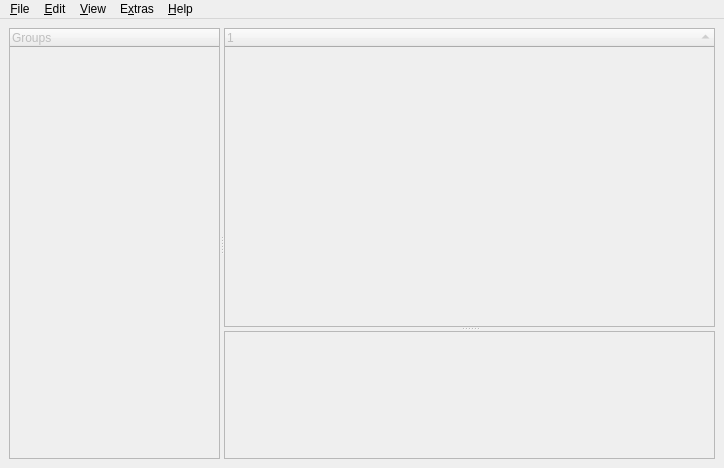
<ui version="4.0" >
 <author>Tarek Saidi</author>
 <class>MainWindow</class>
 <widget class="QMainWindow" name="MainWindow" >
  <property name="geometry" >
   <rect>
    <x>0</x>
    <y>0</y>
    <width>724</width>
    <height>468</height>
   </rect>
  </property>
  <property name="mouseTracking" >
   <bool>true</bool>
  </property>
  <property name="windowTitle" >
   <string>KeePassX</string>
  </property>
  <widget class="QWidget" name="centralWidget" >
   <layout class="QVBoxLayout" >
    <item>
     <widget class="QSplitter" name="VSplitter" >
      <property name="orientation" >
       <enum>Qt::Horizontal</enum>
      </property>
      <widget class="KeepassGroupView" name="GroupView" >
       <property name="enabled" >
        <bool>false</bool>
       </property>
       <property name="sizePolicy" >
        <sizepolicy vsizetype="Expanding" hsizetype="Expanding" >
         <horstretch>30</horstretch>
         <verstretch>0</verstretch>
        </sizepolicy>
       </property>
       <property name="acceptDrops" >
        <bool>true</bool>
       </property>
       <property name="showDropIndicator" stdset="0" >
        <bool>true</bool>
       </property>
       <property name="dragEnabled" >
        <bool>false</bool>
       </property>
       <column>
        <property name="text" >
         <string>Groups</string>
        </property>
       </column>
      </widget>
      <widget class="QSplitter" name="HSplitter" >
       <property name="sizePolicy" >
        <sizepolicy vsizetype="Expanding" hsizetype="Expanding" >
         <horstretch>70</horstretch>
         <verstretch>0</verstretch>
        </sizepolicy>
       </property>
       <property name="orientation" >
        <enum>Qt::Vertical</enum>
       </property>
       <widget class="KeepassEntryView" name="EntryView" >
        <property name="enabled" >
         <bool>false</bool>
        </property>
        <property name="sizePolicy" >
         <sizepolicy vsizetype="Expanding" hsizetype="Expanding" >
          <horstretch>0</horstretch>
          <verstretch>70</verstretch>
         </sizepolicy>
        </property>
        <property name="selectionMode" >
         <enum>QAbstractItemView::ExtendedSelection</enum>
        </property>
        <property name="rootIsDecorated" >
         <bool>false</bool>
        </property>
        <property name="sortingEnabled" >
         <bool>true</bool>
        </property>
       </widget>
       <widget class="QTextBrowser" name="DetailView" >
        <property name="enabled" >
         <bool>false</bool>
        </property>
        <property name="sizePolicy" >
         <sizepolicy vsizetype="Expanding" hsizetype="Expanding" >
          <horstretch>0</horstretch>
          <verstretch>30</verstretch>
         </sizepolicy>
        </property>
        <property name="minimumSize" >
         <size>
          <width>0</width>
          <height>30</height>
         </size>
        </property>
        <property name="readOnly" >
         <bool>true</bool>
        </property>
        <property name="openLinks" >
         <bool>false</bool>
        </property>
       </widget>
      </widget>
     </widget>
    </item>
   </layout>
  </widget>
  <widget class="QMenuBar" name="menuBar" >
   <property name="geometry" >
    <rect>
     <x>0</x>
     <y>0</y>
     <width>724</width>
     <height>29</height>
    </rect>
   </property>
   <widget class="QMenu" name="menuHilfe" >
    <property name="title" >
     <string>&amp;Help</string>
    </property>
    <addaction name="HelpHandbookAction" />
    <addaction name="separator" />
    <addaction name="HelpAboutAction" />
   </widget>
   <widget class="QMenu" name="menuDatei" >
    <property name="title" >
     <string>&amp;File</string>
    </property>
    <widget class="QMenu" name="menuExport" >
     <property name="title" >
      <string>&amp;Export to...</string>
     </property>
    </widget>
    <widget class="QMenu" name="menuImport" >
     <property name="title" >
      <string>&amp;Import from...</string>
     </property>
    </widget>
    <widget class="QMenu" name="menuBookmarks" >
     <property name="title" >
      <string>&amp;Bookmarks</string>
     </property>
    </widget>
    <addaction name="FileNewAction" />
    <addaction name="FileOpenAction" />
    <addaction name="menuBookmarks" />
    <addaction name="FileCloseAction" />
    <addaction name="separator" />
    <addaction name="FileSaveAction" />
    <addaction name="FileSaveAsAction" />
    <addaction name="separator" />
    <addaction name="FileSettingsAction" />
    <addaction name="FileChangeKeyAction" />
    <addaction name="separator" />
    <addaction name="menuImport" />
    <addaction name="menuExport" />
    <addaction name="separator" />
    <addaction name="FileUnLockWorkspaceAction" />
    <addaction name="FileExitAction" />
   </widget>
   <widget class="QMenu" name="menuBearbeiten" >
    <property name="title" >
     <string>&amp;Edit</string>
    </property>
    <addaction name="EditNewGroupAction" />
    <addaction name="EditEditGroupAction" />
    <addaction name="EditDeleteGroupAction" />
    <addaction name="separator" />
    <addaction name="EditUsernameToClipboardAction" />
	<addaction name="EditPasswordToClipboardAction" />
	<addaction name="EditURLToClipboardAction" />
    <addaction name="EditOpenUrlAction" />
    <addaction name="EditSaveAttachmentAction" />
    <addaction name="separator" />
    <addaction name="EditNewEntryAction" />
    <addaction name="EditEditEntryAction" />
    <addaction name="EditCloneEntryAction" />
    <addaction name="EditDeleteEntryAction" />
    <addaction name="EditAutoTypeAction" />
    <addaction name="separator" />
    <addaction name="EditSearchAction" />
    <addaction name="EditGroupSearchAction" />
   </widget>
   <widget class="QMenu" name="ViewMenu" >
    <property name="title" >
     <string>&amp;View</string>
    </property>
    <widget class="QMenu" name="menuTool_Button_Sizes" >
     <property name="title" >
      <string>&amp;Toolbar Icon Size</string>
     </property>
     <addaction name="ViewToolButtonSize16Action" />
     <addaction name="ViewToolButtonSize22Action" />
     <addaction name="ViewToolButtonSize28Action" />
    </widget>
    <widget class="QMenu" name="menuColumns" >
     <property name="title" >
      <string>&amp;Columns</string>
     </property>
     <addaction name="ViewColumnsGroupAction" />
     <addaction name="separator" />
     <addaction name="ViewColumnsTitleAction" />
     <addaction name="ViewColumnsUsernameAction" />
     <addaction name="ViewColumnsUrlAction" />
     <addaction name="ViewColumnsPasswordAction" />
     <addaction name="ViewColumnsCommentAction" />
     <addaction name="separator" />
     <addaction name="ViewColumnsExpireAction" />
     <addaction name="ViewColumnsCreationAction" />
     <addaction name="ViewColumnsLastChangeAction" />
     <addaction name="ViewColumnsLastAccessAction" />
     <addaction name="ViewColumnsAttachmentAction" />
    </widget>
    <addaction name="ViewShowEntryDetailsAction" />
    <addaction name="ViewShowStatusbarAction" />
    <addaction name="separator" />
    <addaction name="ViewHideUsernamesAction" />
    <addaction name="ViewHidePasswordsAction" />
    <addaction name="separator" />
    <addaction name="menuColumns" />
    <addaction name="menuTool_Button_Sizes" />
   </widget>
   <widget class="QMenu" name="menuExtras" >
    <property name="title" >
     <string>E&amp;xtras</string>
    </property>
    <addaction name="ExtrasPasswordGenAction" />
    <addaction name="ExtrasShowExpiredEntriesAction" />
    <addaction name="ExtrasTrashCanAction" />
    <addaction name="separator" />
    <addaction name="ExtrasSettingsAction" />
   </widget>
   <addaction name="menuDatei" />
   <addaction name="menuBearbeiten" />
   <addaction name="ViewMenu" />
   <addaction name="menuExtras" />
   <addaction name="menuHilfe" />
  </widget>
  <action name="ManageBookmarksAction" >
   <property name="text" >
    <string>&amp;Manage Bookmarks...</string>
   </property>
  </action>
  <action name="FileOpenAction" >
   <property name="text" >
    <string>&amp;Open Database...</string>
   </property>
  </action>
  <action name="FileCloseAction" >
   <property name="text" >
    <string>&amp;Close Database</string>
   </property>
  </action>
  <action name="FileSaveAction" >
   <property name="text" >
    <string>&amp;Save Database</string>
   </property>
  </action>
  <action name="FileSaveAsAction" >
   <property name="text" >
    <string>Save Database &amp;As...</string>
   </property>
  </action>
  <action name="FileSettingsAction" >
   <property name="text" >
    <string>&amp;Database Settings...</string>
   </property>
  </action>
  <action name="FileChangeKeyAction" >
   <property name="text" >
    <string>Change &amp;Master Key...</string>
   </property>
  </action>
  <action name="FileUnLockWorkspaceAction" >
   <property name="text" >
    <string>&amp;Lock Workspace</string>
   </property>
  </action>
  <action name="FileExitAction" >
   <property name="text" >
    <string>Q&amp;uit</string>
   </property>
  </action>
  <action name="EditNewGroupAction" >
   <property name="text" >
    <string>Add New Group...</string>
   </property>
  </action>
  <action name="EditEditGroupAction" >
   <property name="text" >
    <string>Edit Group...</string>
   </property>
  </action>
  <action name="EditDeleteGroupAction" >
   <property name="text" >
    <string>Delete Group</string>
   </property>
  </action>
  <action name="EditPasswordToClipboardAction" >
   <property name="text" >
    <string>Copy Password to Clipboard</string>
   </property>
  </action>
  <action name="EditUsernameToClipboardAction" >
   <property name="text" >
    <string>Copy Username to Clipboard</string>
   </property>
  </action>
  <action name="EditURLToClipboardAction" >
   <property name="text" >
	<string>Copy URL to Clipboard</string>
   </property>
  </action>
  <action name="OpenSSH">
	<property name="text">
		<string>Open SSH Shell</string>
	</property>
  </action>
  <action name="OpenFTP">
	<property name="text">
		<string>Open FTP link</string>
	</property>
  </action>
  <action name="EditOpenUrlAction" >
   <property name="text" >
    <string>Open URL</string>
   </property>
  </action>
  <action name="EditSaveAttachmentAction" >
   <property name="text" >
    <string>Save Attachment As...</string>
   </property>
  </action>
  <action name="EditNewEntryAction" >
   <property name="text" >
    <string>Add New Entry...</string>
   </property>
  </action>
  <action name="EditEditEntryAction" >
   <property name="text" >
    <string>View/Edit Entry...</string>
   </property>
  </action>
  <action name="EditDeleteEntryAction" >
   <property name="text" >
    <string>Delete Entry</string>
   </property>
  </action>
  <action name="EditCloneEntryAction" >
   <property name="text" >
    <string>Clone Entry</string>
   </property>
  </action>
  <action name="EditSearchAction" >
   <property name="text" >
    <string>Search in Database...</string>
   </property>
  </action>
  <action name="EditGroupSearchAction" >
   <property name="text" >
    <string>Search in this Group...</string>
   </property>
  </action>
  <action name="ViewShowEntryDetailsAction" >
   <property name="checkable" >
    <bool>true</bool>
   </property>
   <property name="text" >
    <string>Show &amp;Entry Details</string>
   </property>
  </action>
  <action name="ViewHideUsernamesAction" >
   <property name="checkable" >
    <bool>true</bool>
   </property>
   <property name="text" >
    <string>Hide &amp;Usernames</string>
   </property>
  </action>
  <action name="ViewHidePasswordsAction" >
   <property name="checkable" >
    <bool>true</bool>
   </property>
   <property name="text" >
    <string>Hide &amp;Passwords</string>
   </property>
  </action>
  <action name="ViewColumnsTitleAction" >
   <property name="checkable" >
    <bool>true</bool>
   </property>
   <property name="text" >
    <string>&amp;Title</string>
   </property>
  </action>
  <action name="ViewColumnsUsernameAction" >
   <property name="checkable" >
    <bool>true</bool>
   </property>
   <property name="text" >
    <string>User&amp;name</string>
   </property>
  </action>
  <action name="ViewColumnsUrlAction" >
   <property name="checkable" >
    <bool>true</bool>
   </property>
   <property name="text" >
    <string>&amp;URL</string>
   </property>
  </action>
  <action name="ViewColumnsPasswordAction" >
   <property name="checkable" >
    <bool>true</bool>
   </property>
   <property name="text" >
    <string>&amp;Password</string>
   </property>
  </action>
  <action name="ViewColumnsCommentAction" >
   <property name="checkable" >
    <bool>true</bool>
   </property>
   <property name="text" >
    <string>&amp;Comment</string>
   </property>
  </action>
  <action name="ViewColumnsExpireAction" >
   <property name="checkable" >
    <bool>true</bool>
   </property>
   <property name="text" >
    <string>E&amp;xpires</string>
   </property>
  </action>
  <action name="ViewColumnsCreationAction" >
   <property name="checkable" >
    <bool>true</bool>
   </property>
   <property name="text" >
    <string>C&amp;reation</string>
   </property>
  </action>
  <action name="ViewColumnsLastChangeAction" >
   <property name="checkable" >
    <bool>true</bool>
   </property>
   <property name="text" >
    <string>&amp;Last Change</string>
   </property>
  </action>
  <action name="ViewColumnsLastAccessAction" >
   <property name="checkable" >
    <bool>true</bool>
   </property>
   <property name="text" >
    <string>Last &amp;Access</string>
   </property>
  </action>
  <action name="ViewColumnsAttachmentAction" >
   <property name="checkable" >
    <bool>true</bool>
   </property>
   <property name="text" >
    <string>A&amp;ttachment</string>
   </property>
  </action>
  <action name="ExtrasSettingsAction" >
   <property name="text" >
    <string>&amp;Settings...</string>
   </property>
  </action>
  <action name="HelpAboutAction" >
   <property name="text" >
    <string>&amp;About...</string>
   </property>
  </action>
  <action name="ViewShowStatusbarAction" >
   <property name="checkable" >
    <bool>true</bool>
   </property>
   <property name="text" >
    <string>Show &amp;Statusbar</string>
   </property>
  </action>
  <action name="HelpHandbookAction" >
   <property name="text" >
    <string>&amp;KeePassX Handbook...</string>
   </property>
   <property name="visible" >
    <bool>false</bool>
   </property>
  </action>
  <action name="HideSearchResultsAction" >
   <property name="text" >
    <string>Hide</string>
   </property>
  </action>
  <action name="EditAutoTypeAction" >
   <property name="text" >
    <string>Perform AutoType</string>
   </property>
  </action>
  <action name="ViewToolButtonSize16Action" >
   <property name="checkable" >
    <bool>true</bool>
   </property>
   <property name="text" >
    <string>&amp;16x16</string>
   </property>
  </action>
  <action name="ViewToolButtonSize22Action" >
   <property name="checkable" >
    <bool>true</bool>
   </property>
   <property name="text" >
    <string>&amp;22x22</string>
   </property>
  </action>
  <action name="ViewToolButtonSize28Action" >
   <property name="checkable" >
    <bool>true</bool>
   </property>
   <property name="text" >
    <string>2&amp;8x28</string>
   </property>
  </action>
  <action name="FileNewKdbAction" >
   <property name="text" >
    <string>Standard KeePass Single User Database (*.kdb)</string>
   </property>
  </action>
  <action name="FileNewKxdbAction" >
   <property name="text" >
    <string>Advanced KeePassX Database (*.kxdb)</string>
   </property>
  </action>
  <action name="FileNewAction" >
   <property name="text" >
    <string>New Database...</string>
   </property>
  </action>
  <action name="ExtrasPasswordGenAction" >
   <property name="text" >
    <string>Password Generator...</string>
   </property>
  </action>
  <action name="ViewColumnsGroupAction" >
   <property name="checkable" >
    <bool>true</bool>
   </property>
   <property name="checked" >
    <bool>true</bool>
   </property>
   <property name="text" >
    <string>&amp;Group (search results only)</string>
   </property>
  </action>
  <action name="ExtrasShowExpiredEntriesAction" >
   <property name="text" >
    <string>Show &amp;Expired Entries...</string>
   </property>
  </action>
  <action name="ExtrasTrashCanAction" >
   <property name="text" >
    <string>Recycle Bin...</string>
   </property>
   <property name="visible" >
    <bool>false</bool>
   </property>
  </action>
  <action name="AddBookmarkAction" >
   <property name="text" >
    <string>&amp;Add Bookmark...</string>
   </property>
  </action>
  <action name="AddThisAsBookmarkAction" >
   <property name="text" >
    <string>Bookmark &amp;this Database...</string>
   </property>
  </action>
 </widget>
 <customwidgets>
  <customwidget>
   <class>KeepassEntryView</class>
   <extends>QTreeWidget</extends>
   <header>../../src/lib/EntryView.h</header>
  </customwidget>
  <customwidget>
   <class>KeepassGroupView</class>
   <extends>QTreeWidget</extends>
   <header>../../src/lib/GroupView.h</header>
  </customwidget>
 </customwidgets>
 <resources/>
 <connections/>
</ui>
